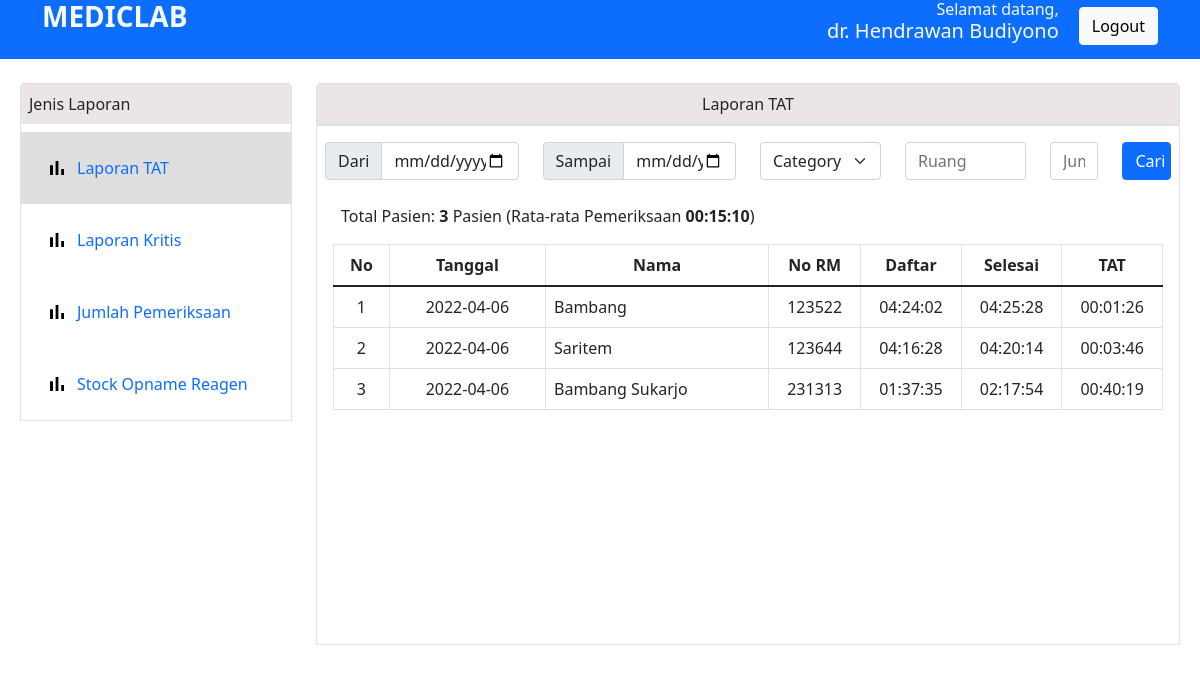
The app's page /report/report-tat.php (signed in) with its own data.
### tables this page shows
CREATE TABLE `users` (
  `username` varchar(50) NOT NULL,
  `password` varchar(50) NOT NULL,
  `name` varchar(50) NOT NULL,
  `jabatan` enum('petugas','validator') NOT NULL
);

CREATE TABLE `report` (
  `nota` varchar(13) NOT NULL,
  `nolab` varchar(11) NOT NULL,
  `norm` varchar(6) NOT NULL,
  `date_report` datetime NOT NULL,
  `date_finish` datetime DEFAULT NULL,
  `date_acc` datetime DEFAULT NULL,
  `transmit` tinyint(1) NOT NULL,
  `nik` char(17) NOT NULL,
  `name_patient` varchar(255) NOT NULL,
  `birthdate` date NOT NULL,
  `gender` enum('L','P') NOT NULL,
  `address` varchar(255) NOT NULL,
  `room` varchar(25) NOT NULL,
  `class` enum('A','B','C') NOT NULL,
  `status` enum('bpjs','reguler') NOT NULL,
  `desc_clinic` varchar(255) NOT NULL,
  `phone` varchar(18) NOT NULL,
  `reqdoc` varchar(255) NOT NULL,
  `accdoc` varchar(50) NOT NULL,
  `petugas` varchar(50) NOT NULL,
  `kesan` varchar(255) NOT NULL,
  `pesan` varchar(255) NOT NULL,
  `sample` enum('normal','ikterik','lisis','lipemik') NOT NULL,
  `sample_category` enum('hematologi') NOT NULL,
  `notes` varchar(255) NOT NULL,
  `paket` varchar(25) NOT NULL
);

### report/report-tat.php (the view, shortened to what this page needs)
<?php
include '../config.php';
if (isset($_SESSION['username'])) {
    $username = $_SESSION['username'];
    $sql = "SELECT * FROM users WHERE username='$username'";
    $result = mysqli_query($conn, $sql);
    if ($result->num_rows > 0) {
        $rowUser['jabatan'] = mysqli_fetch_assoc($result);
        $name = $rowUser['jabatan']['name'];
    }
} else {
    header("Location: ./");
}
$diffInSeconds = 0;
if (isset($_POST['date_from']) && isset($_POST['date_to']) && isset($_POST['cat_sample']) && isset($_POST['room']) && isset($_POST['range'])) {
    $dateFrom = $_POST['date_from'];
    $dateTo = $_POST['date_to'];
    $catSample = $_POST['cat_sample'];
    $room = $_POST['room'];
    $range = $_POST['range'];
    $dateToTime = dayIncrement($dateTo);
    $sqlReport = "SELECT * FROM report WHERE
        sample_category='$catSample' AND room LIKE '%$room%'
        AND date_report >= '$dateFrom' AND date_report <= '$dateToTime'
        AND date_acc IS NOT NULL
        ORDER BY nota DESC limit $range";
    $resultReport = mysqli_query($conn, $sqlReport);
} else {
    $sqlReport = "SELECT * FROM report LEFT JOIN room ON report.room=room.room_kd
        WHERE date_acc IS NOT NULL ORDER BY nota DESC";
    $resultReport = mysqli_query($conn, $sqlReport);
}
$totalData = mysqli_num_rows($resultReport);
foreach ($resultReport as $dataReport) {
    $dateTimeObject1 = date_create($dataReport['date_report']);
    $dateTimeObject2 = date_create($dataReport['date_finish']);
    $diffInSeconds += $dateTimeObject2->getTimestamp() - $dateTimeObject1->getTimestamp();
}
$averageSeconds = $diffInSeconds / $totalData;
$averageTime =
    sprintf('%02d:%02d:%02d', ($averageSeconds / 3600), ($averageSeconds / 60 % 60), $averageSeconds % 60);
?>
<!DOCTYPE html>
<html lang="en">
<head>
    <link href="../css/style-main.css" rel="stylesheet">
    <link href="../css/bootstrap.min.css" rel="stylesheet">
</head>
<body>
    <div class="header bg-primary pb-2">
        <div class="container d-flex justify-content-between">
            <a href="../">
                <h3 class="text-light"><b>MEDICLAB</b></h3>
            </a>
            <div class="d-flex align-items-center">
                <div class="mr-4 text-light text-name text-end">
                    <h6 class="m-0">Selamat datang,</h6>
                    <h5><?= $name ?></h5>
                </div>
                <a href="logout.php"><button class="btn btn-light">Logout</button></a>
            </div>
        </div>
    </div>
    <div class="row ms-2 me-2">
        <div class="col-md-3 mt-4">
            <div class="rounded-top border">
                <div class="bg-surface p-2 mb-2">
                    Jenis Laporan
                </div>
                <div class="d-inline">
                    <a href="./report-tat.php" class="decoration-none">
                        <div class="p-4 d-flex report-selected">
                            <img src="../assets/bar_chart_black_24dp.svg" alt="configuration">
                            <span class="align-middle ms-2">Laporan TAT</span>
                        </div>
                    </a>
                    <a href="./report-kritis.php" class="decoration-none">
                        <div class="p-4 d-flex">
                            <img src="../assets/bar_chart_black_24dp.svg" alt="configuration">
                            <span class="align-middle ms-2">Laporan Kritis</span>
                        </div>
                    </a>
                    <a href="./report-pemeriksaan.php" class="decoration-none">
                        <div class="p-4 d-flex">
                            <img src="../assets/bar_chart_black_24dp.svg" alt="configuration">
                            <span class="align-middle ms-2">Jumlah Pemeriksaan</span>
                        </div>
                    </a>
                    <a href="./report-stock.php" class="decoration-none">
                        <div class="p-4 d-flex">
                            <img src="../assets/bar_chart_black_24dp.svg" alt="configuration">
                            <span class="align-middle ms-2">Stock Opname Reagen</span>
                        </div>
                    </a>
                </div>
            </div>
        </div>
        <div class="col-md-9 mt-4 mb-4">
            <div class="rounded-top border m-0">
                <div class="bg-surface p-2 text-center">
                    Laporan TAT
                </div>
            </div>
            <div class="border">
                <form method="POST" action="report-tat.php" class="mb-2">
                    <div class="row ps-2 pe-2">
                        <div class="col-6 col-lg-3 mt-3 d-flex align-items-center">
                            <div class="input-group input-group-default">
                                <span class="input-group-text">Dari</span>
                                <input required value="<?= $_POST['date_from']; ?>" name="date_from" type="date" class="form-control" id="inlineFormInputGroupDate" placeholder="Tanggal">
                            </div>
                        </div>
                        <div class="col-6 col-lg-3 mt-3">
                            <div class="input-group input-group-default">
                                <span class="input-group-text">Sampai</span>
                                <input required value="<?= $_POST['date_to']; ?>" name="date_to" type="date" class="form-control" id="inlineFormInputGroupDate" placeholder="Tanggal">
                            </div>
                        </div>
                        <div class="col-6 col-lg-2 mt-3">
                            <select name="cat_sample" id="catSample" class="form-select" required>
                                <option hidden value="">Category</option>
                            </select>
                        </div>
                        <div class="col-6 col-lg-2 mt-3">
                            <input value="<?= $_POST['room']; ?>" name="room" type="text" class="form-control" id="inlineFormInputGroupRoom" placeholder="Ruang">
                        </div>
                        <div class="col-6 col-lg-1 mt-3">
                            <input required value="<?= $_POST['range']; ?>" name="range" type="text" class="form-control" id="inlineFormInputGroupRoom" placeholder="Jumlah">
                        </div>
                        <div class="col-6 col-lg-1 mt-3">
                            <input required value="Cari" type="submit" name="search" class="btn btn-primary w-100" />
                        </div>
                    </div>
                </form>
                <div class="ms-4 mt-4">
                    <p>
                        Total Pasien: <b><?= $totalData; ?></b> Pasien (Rata-rata Pemeriksaan <b><?= $averageTime; ?></b>)
                    </p>
                </div>
                <div class="ms-3 me-3 table-responsive-lg">
                    <div style="min-height: 400px;">
                        <table class=" table table-bordered align-middle">
                            <thead>
                                <tr>
                                    <th scope="col" class="text-center" width="5%">No</th>
                                    <th scope="col" class="text-center" width="14%">Tanggal</th>
                                    <th scope="col" class="text-center" width="20%">Nama</th>
                                    <th scope="col" class="text-center" width="7%">No RM</th>
                                    <th scope="col" class="text-center" width="7%">Daftar</th>
                                    <th scope="col" class="text-center" width="7%">Selesai</th>
                                    <th scope="col" class="text-center" width="7%">TAT</th>
                                </tr>
                            </thead>
                            <tbody>
                                <?php $number = 1; ?>
                                <?php foreach ($resultReport as $dataReport) : ?>
                                    <tr onclick="onClickTable('<?= $dataReport['nota']; ?>')">
                                        <?php
                                        $reportDate = strtotime($dataReport['date_report']);
                                        $finishDate = strtotime($dataReport['date_finish']);
                                        $dateTimeObject1 = date_create($dataReport['date_report']);
                                        $dateTimeObject2 = date_create($dataReport['date_finish']);
                                        $difference = date_diff($dateTimeObject1, $dateTimeObject2);
                                        ?>
                                        <td class="text-center"><?= $number ?></td>
                                        <td class="text-center"><?= date('Y-m-d', $reportDate); ?></td>
                                        <td><?= $dataReport['name_patient']; ?></td>
                                        <td class="text-center"><?= $dataReport['norm']; ?></td>
                                        <td class="text-center"><?= date('H:i:s', $reportDate); ?></td>
                                        <td class="text-center"><?= date('H:i:s', $finishDate); ?></td>
                                        <td class="text-center"><?= $difference->format('%H:%I:%S'); ?></td>
                                    </tr>
                                    <?php $number++; ?>
                                <?php endforeach; ?>
                            </tbody>
                        </table>
                    </div>
                </div>
            </div>
        </div>
</body>
</html>

### css/style-main.css (style rules this page uses)
a { text-decoration: none; }
.decoration-none { text-decoration: none; }
.bg-surface { background-color: #ebe5e5; }
@media screen and (min-width: 768px) { .text-name { display: block; } }
.report-selected { background-color: #dedede; }

### records on screen
users: name "dr. Hendrawan Budiyono"
report: date_report "2022-04-06", name_patient "Bambang", norm "123522", date_report "04:24:02", date_finish "04:25:28", $difference->format('%H:%I:%S') "00:01:26"
report: date_report "2022-04-06", name_patient "Saritem", norm "123644", date_report "04:16:28", date_finish "04:20:14", $difference->format('%H:%I:%S') "00:03:46"
report: date_report "2022-04-06", name_patient "Bambang Sukarjo", norm "231313", date_report "01:37:35", date_finish "02:17:54", $difference->format('%H:%I:%S') "00:40:19"

### other values on screen
$totalData "3"
$averageTime "00:15:10"
